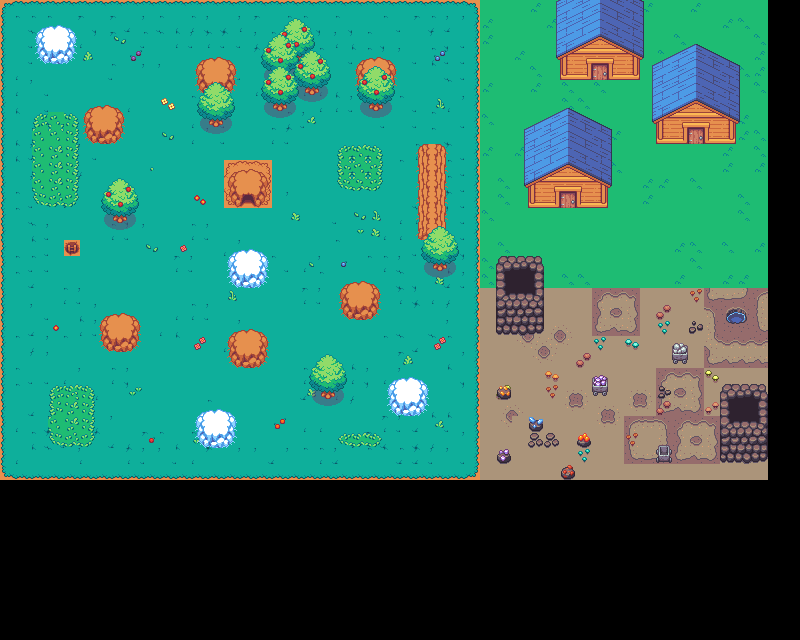

The image is a tile-based game level rendered from a .tmx file. Its description and source (layers, tilesets, objects; grid data summarised) follow:
An orthogonal 50x40 tile map with 16x16 px tiles, 7 tile layers (Tile Layer 1, Tile Layer 2, Tile Layer 3, Tile Layer 4, ...), 6 tilesets.

<map version="1.10" tiledversion="1.11.2" orientation="orthogonal" renderorder="right-down" width="50" height="40" tilewidth="16" tileheight="16" infinite="0" nextlayerid="9" nextobjectid="1">
 <editorsettings>
  <export target="../../../Game/Game/bin/Debug/net8.0-windows/Collision test map.tmj" format="json" />
 </editorsettings>
 <tileset firstgid="1" source="Tilesets/Village Terrain.tsx" />
 <tileset firstgid="3187" source="Tilesets/Village Nature.tsx" />
 <tileset firstgid="4375" source="Tilesets/Rural Village Objects.tsx" />
 <tileset firstgid="5971" source="Tilesets/Rural Village Buildings.tsx" />
 <tileset firstgid="9940" source="Tilesets/Blacksmith Objects No Shadow.tsx" />
 <tileset firstgid="12856" source="Tilesets/Cave Tiles.tsx" />
 <layer id="1" name="Tile Layer 1" width="50" height="40">
  <data>[2000 cells, 1440 non-empty, 50 distinct tile ids]</data>
 </layer>
 <layer id="2" name="Tile Layer 2" width="50" height="40">
  <data>[2000 cells, 522 non-empty, 93 distinct tile ids]</data>
 </layer>
 <layer id="3" name="Tile Layer 3" width="50" height="40">
  <data>[2000 cells, 205 non-empty, 74 distinct tile ids]</data>
 </layer>
 <layer id="4" name="Tile Layer 4" width="50" height="40">
  <data>[2000 cells, 77 non-empty, 29 distinct tile ids]</data>
 </layer>
 <layer id="5" name="Tile Layer 5" width="50" height="40">
  <data>[2000 cells, 12 non-empty, 12 distinct tile ids]</data>
 </layer>
 <layer id="7" name="Tile Layer 6" width="50" height="40">
  <properties>
   <property name="Player" type="bool" value="true" />
  </properties>
  <data>[2000 cells, 0 non-empty, 0 distinct tile ids]</data>
 </layer>
 <layer id="8" name="Tile Layer 7" width="50" height="40">
  <data>[2000 cells, 113 non-empty, 45 distinct tile ids]</data>
 </layer>
</map>
